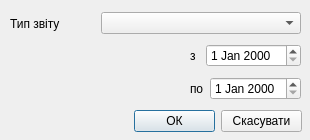
<?xml version="1.0" encoding="UTF-8"?>
<ui version="4.0">
 <class>ReportDialog</class>
 <widget class="QDialog" name="ReportDialog">
  <property name="geometry">
   <rect>
    <x>0</x>
    <y>0</y>
    <width>310</width>
    <height>140</height>
   </rect>
  </property>
  <property name="minimumSize">
   <size>
    <width>310</width>
    <height>140</height>
   </size>
  </property>
  <property name="maximumSize">
   <size>
    <width>310</width>
    <height>140</height>
   </size>
  </property>
  <property name="windowTitle">
   <string>Звіт</string>
  </property>
  <property name="windowIcon">
   <iconset resource="res/res.qrc">
    <normaloff>:/action_icons/report.png</normaloff>:/action_icons/report.png</iconset>
  </property>
  <widget class="QWidget" name="layoutWidget1">
   <property name="geometry">
    <rect>
     <x>10</x>
     <y>10</y>
     <width>291</width>
     <height>27</height>
    </rect>
   </property>
   <layout class="QHBoxLayout" name="horizontalLayout">
    <item>
     <widget class="QLabel" name="label">
      <property name="text">
       <string>Тип звіту</string>
      </property>
     </widget>
    </item>
    <item>
     <widget class="QComboBox" name="report_cb">
      <property name="minimumSize">
       <size>
        <width>200</width>
        <height>0</height>
       </size>
      </property>
     </widget>
    </item>
   </layout>
  </widget>
  <widget class="QWidget" name="layoutWidget2">
   <property name="geometry">
    <rect>
     <x>190</x>
     <y>40</y>
     <width>111</width>
     <height>64</height>
    </rect>
   </property>
   <layout class="QVBoxLayout" name="verticalLayout">
    <item>
     <layout class="QHBoxLayout" name="horizontalLayout_2">
      <item>
       <widget class="QLabel" name="label_2">
        <property name="text">
         <string>з</string>
        </property>
       </widget>
      </item>
      <item>
       <widget class="QDateEdit" name="date_from"/>
      </item>
     </layout>
    </item>
    <item>
     <layout class="QHBoxLayout" name="horizontalLayout_3">
      <item>
       <widget class="QLabel" name="label_3">
        <property name="text">
         <string>по</string>
        </property>
       </widget>
      </item>
      <item>
       <widget class="QDateEdit" name="date_to"/>
      </item>
     </layout>
    </item>
   </layout>
  </widget>
  <widget class="QWidget" name="">
   <property name="geometry">
    <rect>
     <x>134</x>
     <y>110</y>
     <width>168</width>
     <height>23</height>
    </rect>
   </property>
   <layout class="QHBoxLayout" name="horizontalLayout_4">
    <item>
     <widget class="QPushButton" name="ok_pb">
      <property name="text">
       <string>ОК</string>
      </property>
     </widget>
    </item>
    <item>
     <widget class="QPushButton" name="cancel_pb">
      <property name="text">
       <string>Скасувати</string>
      </property>
     </widget>
    </item>
   </layout>
  </widget>
 </widget>
 <resources>
  <include location="res/res.qrc"/>
 </resources>
 <connections/>
</ui>
